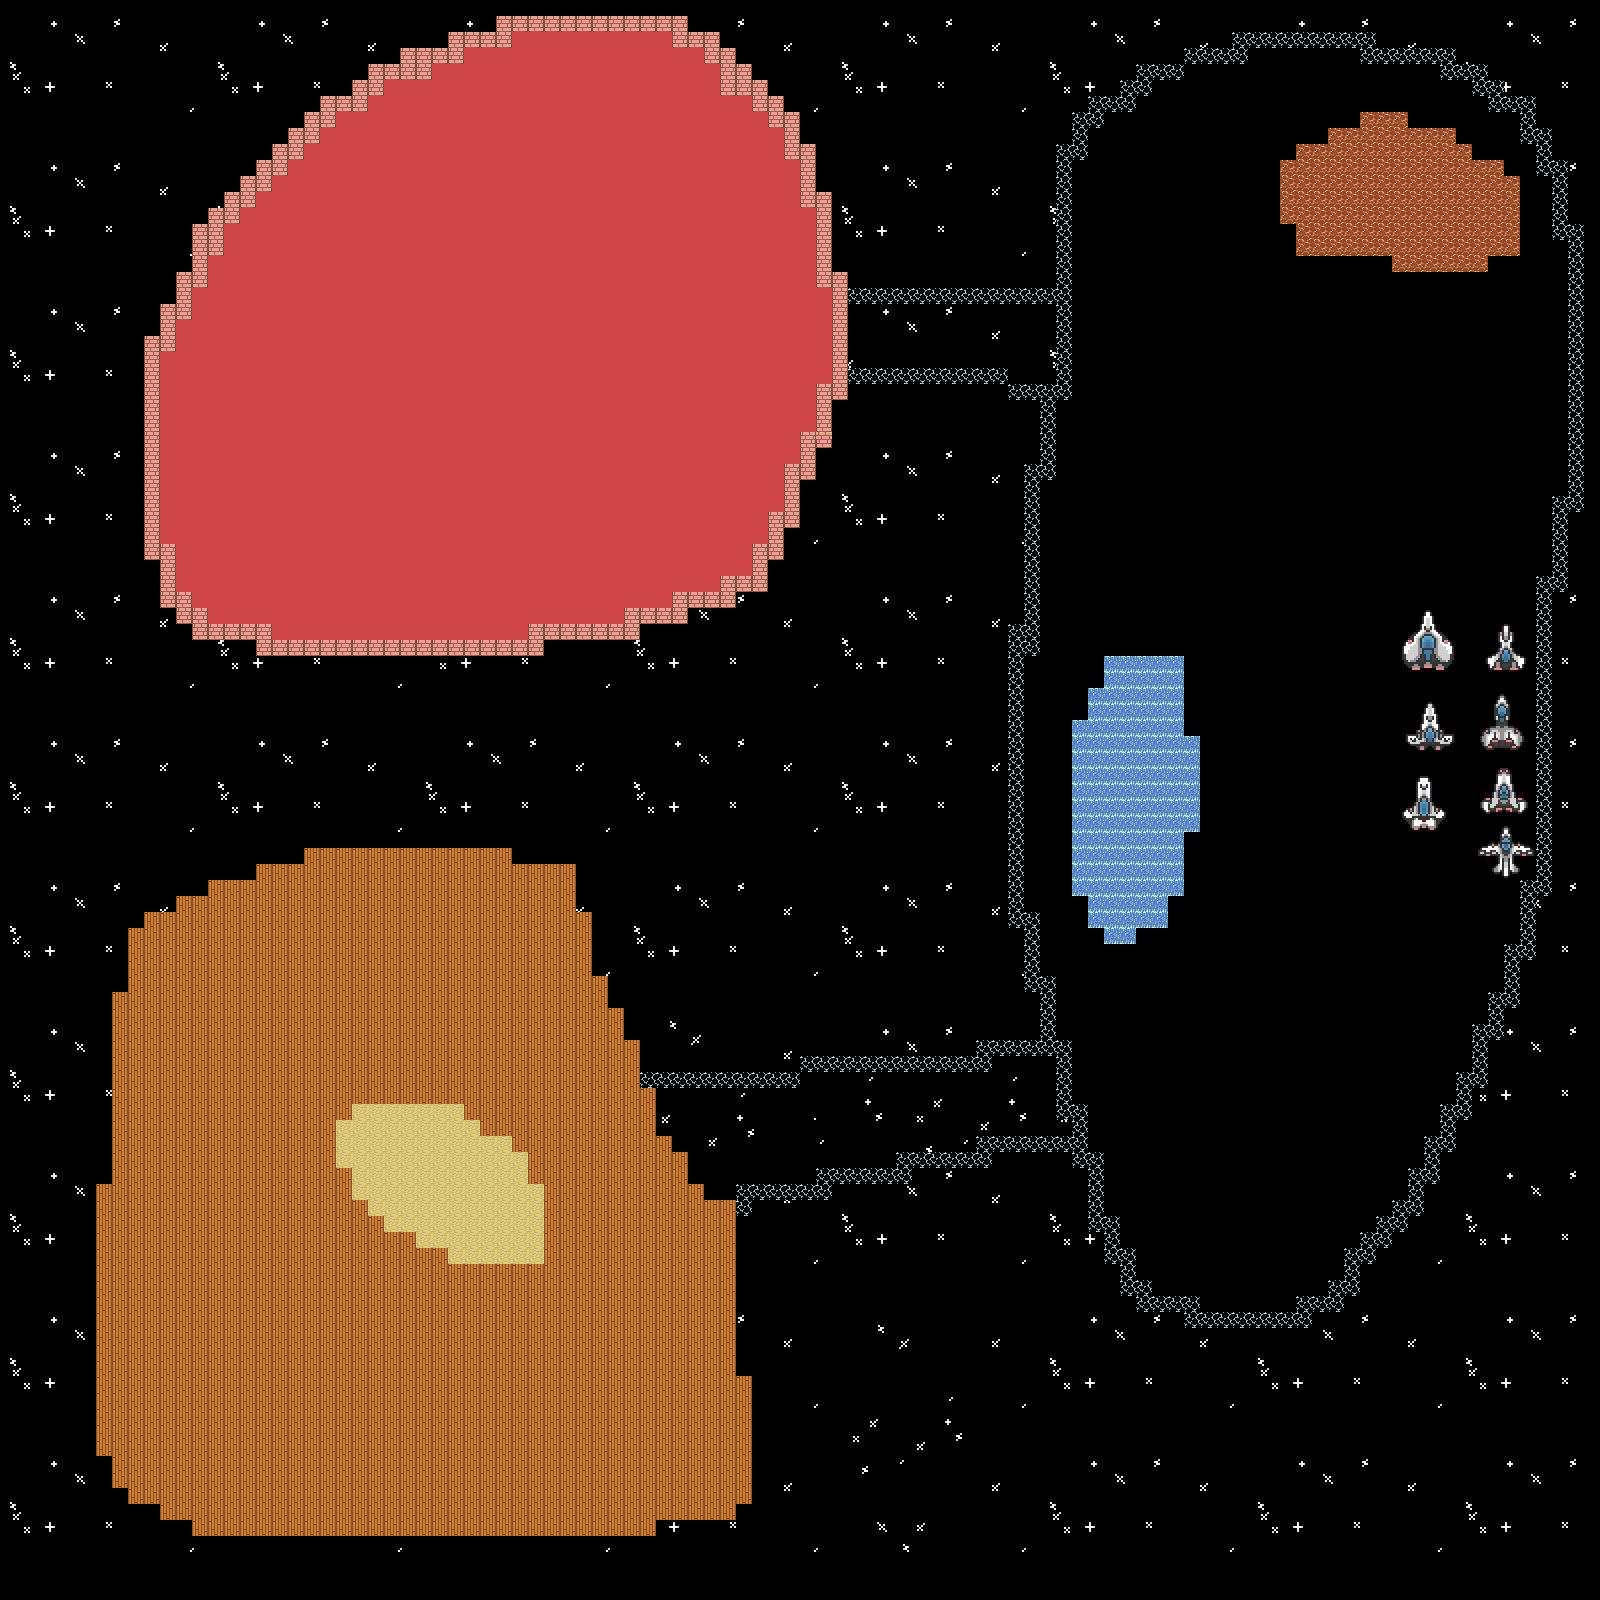

Below is a game level as drawn by its tile map, then a one-line description and the .tmx that defines it (tile-layer data replaced by summaries):
An orthogonal 100x100 tile map with 16x16 px tiles, 1 tile layer (Tile Layer 1), 6 tilesets.

<map version="1.0" orientation="orthogonal" renderorder="right-down" width="100" height="100" tilewidth="16" tileheight="16" nextobjectid="1">
 <tileset firstgid="1" name="1" tilewidth="16" tileheight="16" tilecount="120">
  <image source="../../../Downloads/basictiles.png" width="128" height="240" />
  <tile id="5">
   <properties>
    <property name="blocked" value="true" />
   </properties>
  </tile>
 </tileset>
 <tileset firstgid="121" name="2" tilewidth="16" tileheight="16" tilecount="1200">
  <image source="../../../Downloads/SelectionScreen.png" width="640" height="480" />
 </tileset>
 <tileset firstgid="1321" name="3" tilewidth="16" tileheight="16" tilecount="240">
  <image source="../../../Downloads/valgrind_tiles.gif" width="256" height="240" />
 </tileset>
 <tileset firstgid="1561" name="4" tilewidth="16" tileheight="16" tilecount="96">
  <image source="../../../Downloads/things.png" width="192" height="128" />
 </tileset>
 <tileset firstgid="1657" name="5" tilewidth="16" tileheight="16" tilecount="96">
  <image source="../../../Downloads/Corrupted1.png" width="196" height="128" />
 </tileset>
 <tileset firstgid="1753" name="6" tilewidth="16" tileheight="16" tilecount="164">
  <image source="../../../Downloads/ships.png" width="660" height="64" />
 </tileset>
 <layer name="Tile Layer 1" width="100" height="100">
  <data>[10000 cells, 10000 non-empty, 374 distinct tile ids]</data>
 </layer>
</map>
